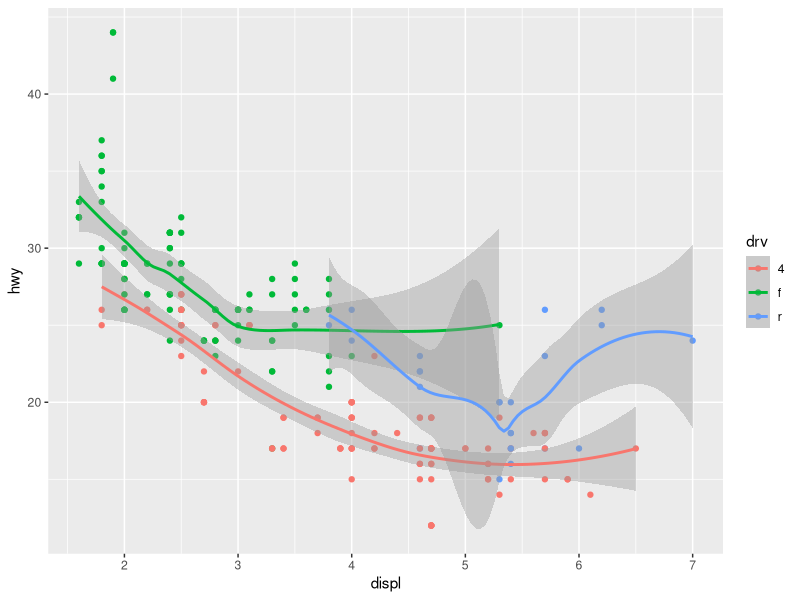
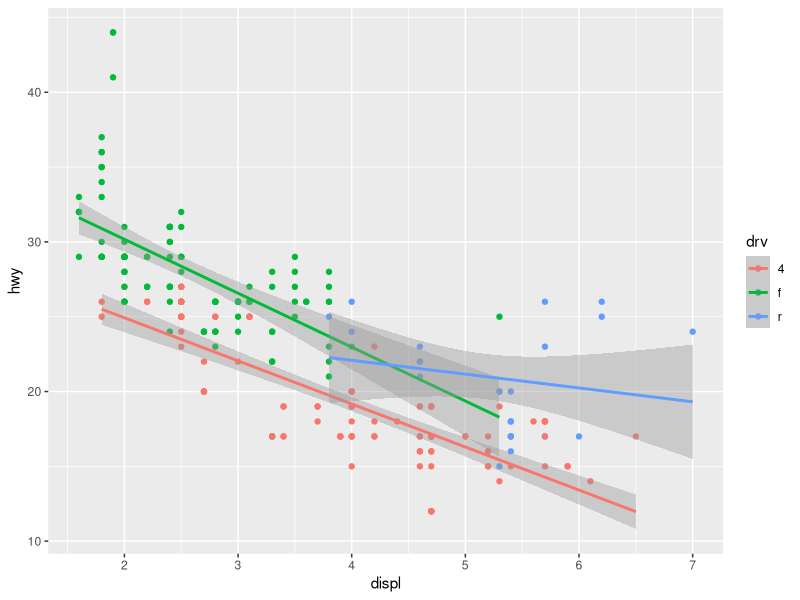
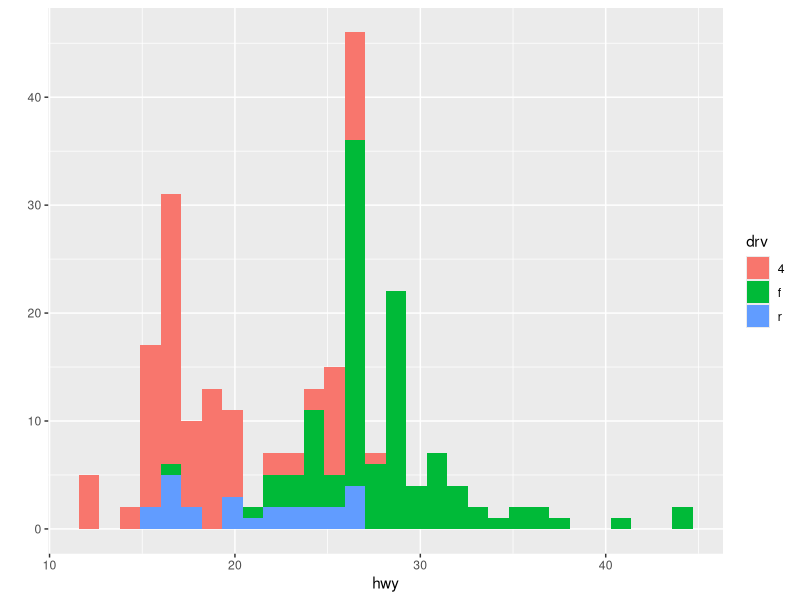
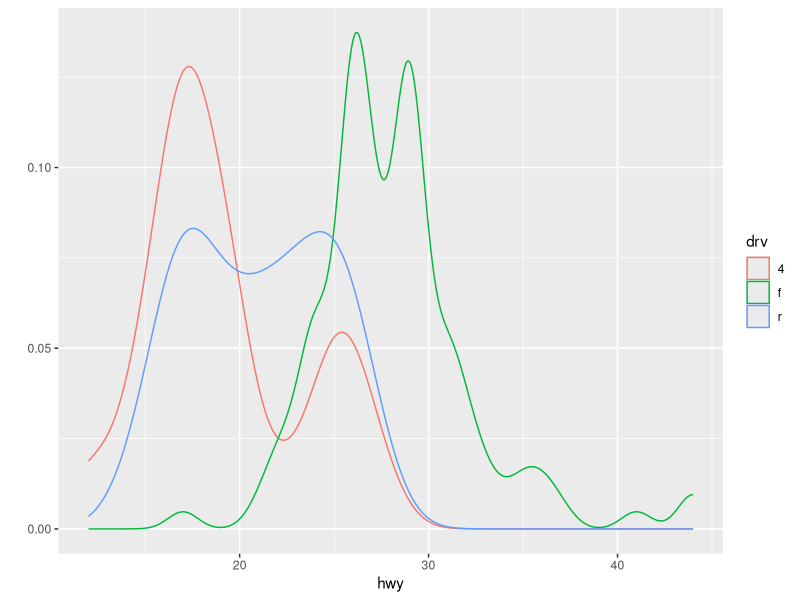
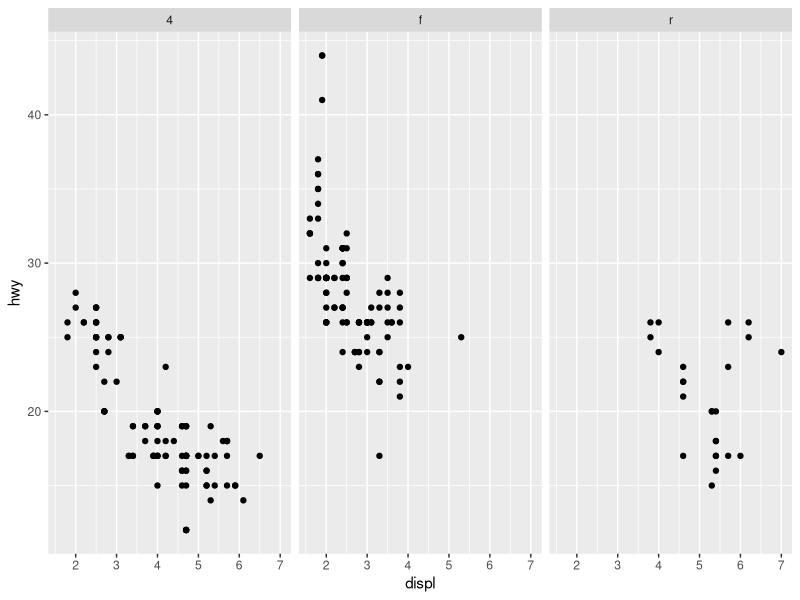
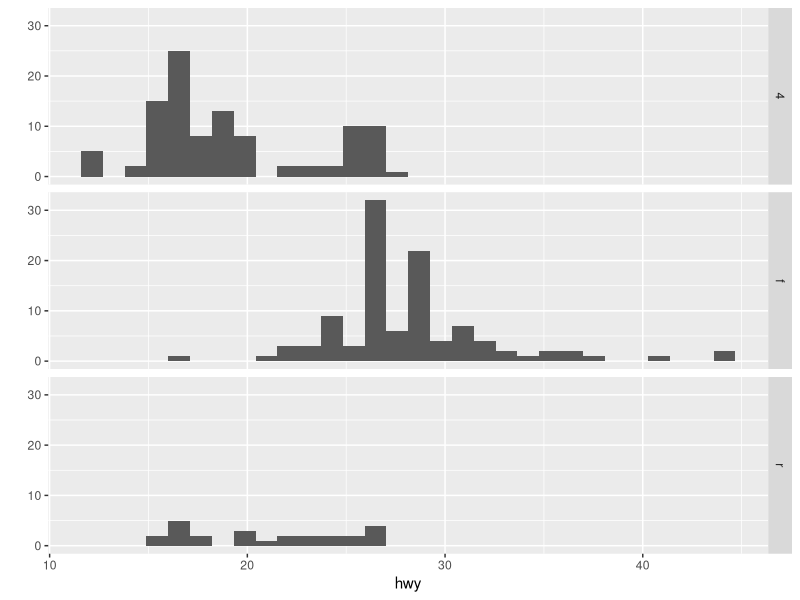
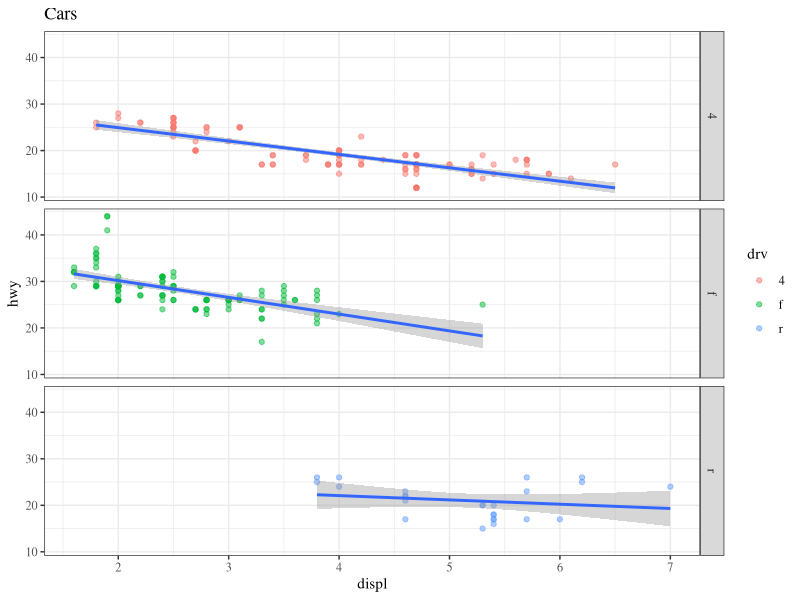

Recreate these plots in R, in order.
install.packages('ggplot2')
library(ggplot2)
str(mpg)

qplot(displ, hwy, color = drv, geom = c('point', 'smooth'), data = mpg)
qplot(displ, hwy, color = drv, geom = c('point', 'smooth'), method = 'lm', data = mpg)
qplot(hwy, fill = drv, data = mpg)
qplot(hwy, color = drv, data = mpg, geom = 'density')

# facet is like a panel in lattice.
#  `. ~ drv` - what should be a colum and what should be a row. Dot means nothing.
qplot(displ, hwy, data = mpg, facets = . ~ drv)
qplot(hwy, data = mpg, facets = drv ~ ., bindwidth = 2)

# low-level ggplot
g = ggplot(mpg, aes(displ, hwy))
summary(g)
g + geom_point(alpha = 1/2, aes(color = drv)) + geom_smooth(method = 'lm') +
  facet_grid(drv ~ .) + theme(legend.position = 'none') + theme_bw(base_family = 'Times') +
  labs(title = 'Cars')
